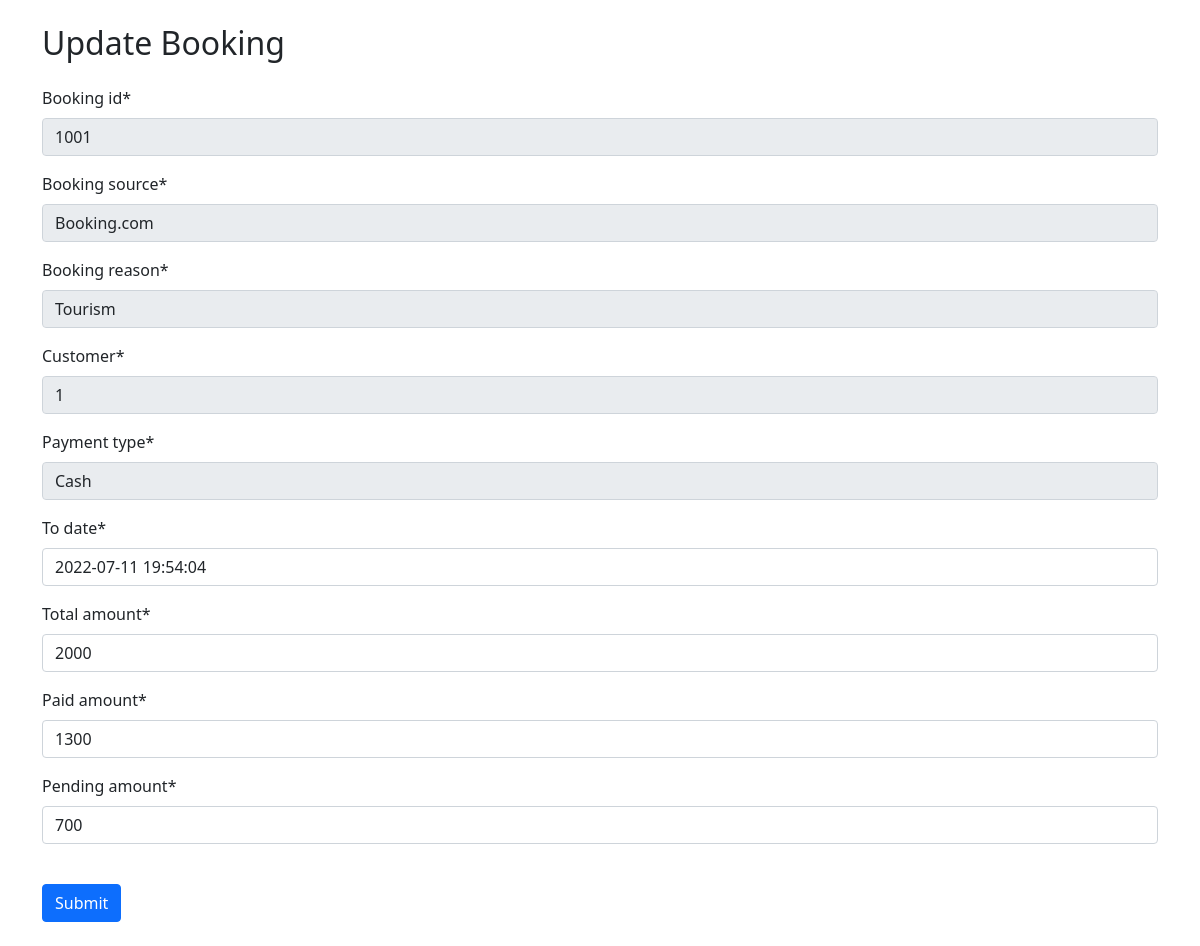
Screenshot of /bookings/1001/update/ with the database file from the repository.
### login_system/models.py (models this page shows, shortened)
class Booking(models.Model):
    booking_id = models.CharField(max_length=20, primary_key=True)
    booking_source = models.CharField(max_length= 15)
    booking_reason = models.CharField(max_length= 15)
    customer = models.CharField(max_length = 30)
    payment_type = models.CharField(max_length= 15)
    from_date = models.DateTimeField(auto_now_add=True)
    to_date = models.DateTimeField(default=datetime.now)
    total_amount = models.IntegerField()
    paid_amount = models.IntegerField()
    pending_amount = models.IntegerField()

### login_system/views.py (the view)
# urls.py: path("bookings/<int:id>/update/", views.update_booking, name="update_booking"),
def update_booking(request, id):
    booking = Booking.objects.get(booking_id=id)
    if request.method == 'POST':
        movie_form = MovieForm(request.POST,instance=booking)
        if movie_form.is_valid():
            movie_form.save()
            return redirect('all_booking')
    else:
        movie_form = MovieForm(instance=booking)
    return render(request,'update_booking.html',{'movie_form': movie_form})

### login_system/forms.py
class MovieForm(forms.ModelForm):
    disabled_fields = [ 'booking_id', 'booking_source', 'booking_reason' , 'payment_type' ,'customer']
    class Meta:
        model = Booking
        fields = '__all__'
    def __init__(self, *args, **kwargs):
            super(MovieForm, self).__init__(*args, **kwargs)
            instance = getattr(self, 'instance', None)
            if instance and instance.pk:
                for field in self.disabled_fields:
                    self.fields[field].disabled = True

### login_system/templates/update_booking.html (shortened to what this page needs)
<!DOCTYPE html>
<html>
  <head>
    <link href="https://cdn.jsdelivr.net/npm/bootstrap@5.0.2/dist/css/bootstrap.min.css" rel="stylesheet">
    </head>
    <body>
      {% load crispy_forms_tags %}
        <div class="container">
          <h2 class="my-4">Update Booking</h2>
          <form method="post" enctype="multipart/form-data">
                {{movie_form|crispy}}
                <button class="btn btn-primary my-4" type="submit">Submit</button>
          </form>
          </div>
    </body>
</html>

### rows the page displays
Booking: booking_id "1001", booking_source "Booking.com", booking_reason "Tourism", customer "1", payment_type "Cash", to_date "2022-07-11 19:54:04", total_amount "2000", paid_amount "1300", pending_amount "700"
